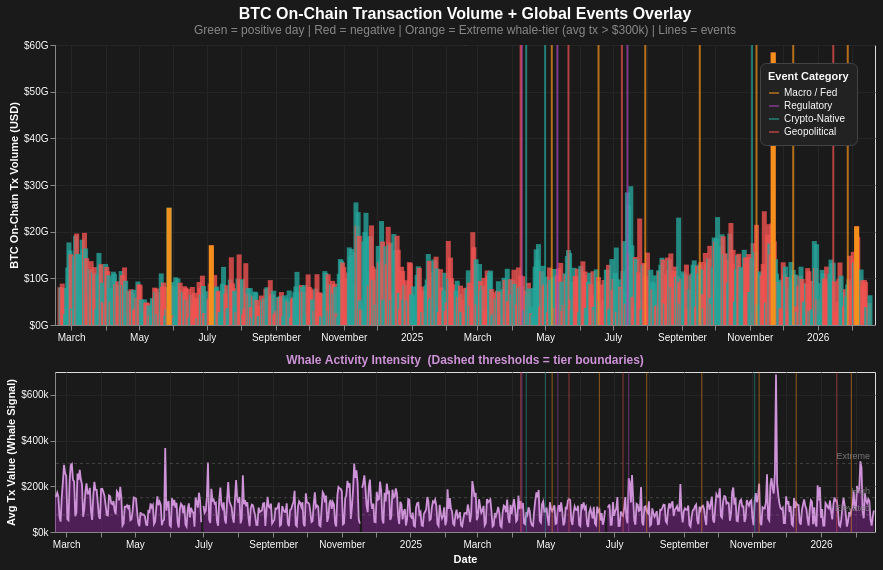

Notebook code for this chart:
### Code cell
ev_rules_bh = alt.Chart(ev_bh).mark_rule(strokeWidth=2, opacity=0.7).encode(
    x="date:T",
    color=alt.Color("cat_label:N",
        scale=alt.Scale(domain=CAT_DOMAIN, range=CAT_RANGE),
        legend=alt.Legend(title="Event Category", titleColor="white", labelColor="white",
                          orient="top-right")),
    tooltip=[alt.Tooltip("date:T", title="Event"), alt.Tooltip("label:N"),
             alt.Tooltip("btc_impact_pct:Q", format="+.2f", title="BTC 3d Impact %")]
)

# ── Top panel: tx volume bars + extreme whale highlights + events ──────────────
vol_bars_bh = alt.Chart(bh_plot).mark_bar(opacity=0.8).encode(
    x=alt.X("date:T", title=None),
    y=alt.Y("tx_volume_usd:Q", title="BTC On-Chain Tx Volume (USD)", axis=alt.Axis(format="$~s")),
    color=alt.condition(alt.datum.price_change_pct > 0, alt.value("#26a69a"), alt.value("#ef5350")),
    tooltip=[alt.Tooltip("date:T"), alt.Tooltip("tx_volume_usd:Q", format="$,.0f", title="Tx Volume"),
             alt.Tooltip("price_change_pct:Q", format="+.2f", title="Price %"),
             alt.Tooltip("avg_tx_value_usd:Q", format="$,.0f", title="Avg Tx Value"),
             alt.Tooltip("whale_tier:N", title="Whale Tier")]
)

extreme_overlay = alt.Chart(bh_plot[bh_plot["whale_tier"] == "Extreme"]).mark_bar(
    color="#f7931a", opacity=0.95
).encode(
    x="date:T",
    y=alt.Y("tx_volume_usd:Q"),
    tooltip=[alt.Tooltip("date:T"), alt.Tooltip("avg_tx_value_usd:Q", format="$,.0f", title="Avg Tx (EXTREME)"),
             alt.Tooltip("price_change_pct:Q", format="+.2f")]
)

vol_panel_bh = (vol_bars_bh + extreme_overlay + ev_rules_bh).properties(
    width=820, height=280,
    title=alt.TitleParams(
        "BTC On-Chain Transaction Volume + Global Events Overlay",
        subtitle=["Green = positive day | Red = negative | Orange = Extreme whale-tier (avg tx > $300k) | Lines = events"],
        color="white", subtitleColor="#888", fontSize=16
    )
)

# ── Bottom panel: continuous whale signal + tier thresholds ───────────────────
whale_area = alt.Chart(bh_plot).mark_area(
    color="#9c27b0", opacity=0.4, line={"color":"#ce93d8","strokeWidth":1.8}
).encode(
    x=alt.X("date:T", title="Date"),
    y=alt.Y("avg_tx_value_usd:Q", title="Avg Tx Value (Whale Signal)", axis=alt.Axis(format="$~s")),
    tooltip=[alt.Tooltip("date:T"), alt.Tooltip("avg_tx_value_usd:Q", format="$,.0f", title="Avg Tx Value"),
             alt.Tooltip("whale_tier:N", title="Whale Tier")]
)

thresh_df = pd.DataFrame([
    {"y":75_000,  "label":"Elevated"},
    {"y":150_000, "label":"High"},
    {"y":300_000, "label":"Extreme"},
])
thresh_lines = alt.Chart(thresh_df).mark_rule(
    strokeDash=[3,3], strokeWidth=1, opacity=0.45, color="#777"
).encode(y="y:Q")
thresh_text = alt.Chart(thresh_df).mark_text(
    align="right", dx=-5, dy=-7, fontSize=9, color="#777"
).encode(y="y:Q", x=alt.value(820), text="label:N")

whale_panel_bh = (whale_area + ev_rules_bh.mark_rule(opacity=0.45, strokeWidth=1.2) + thresh_lines + thresh_text).properties(
    width=820, height=160,
    title=alt.TitleParams("Whale Activity Intensity  (Dashed thresholds = tier boundaries)",
                          color="#ce93d8", fontSize=12)
)

alt.vconcat(vol_panel_bh, whale_panel_bh, spacing=10).configure(
    background="#1a1a1a"
).configure_axis(
    labelColor="white", titleColor="white", gridColor="#252525"
).configure_legend(
    labelColor="white", titleColor="white", fillColor="#222", strokeColor="#444",
    padding=8, cornerRadius=6
).configure_title(color="white")

### Figure 1 — Vega-Lite specification as saved in the notebook (floating-point values rounded to 4 significant figures; data arrays with more than 128 entries replaced by an {"elided": "..."} marker saying what was removed)
{"$schema": "https://vega.github.io/schema/vega-lite/v5.8.0.json", "config": {"axis": {"gridColor": "#252525", "labelColor": "white", "titleColor": "white"}, "background": "#1a1a1a", "legend": {"cornerRadius": 6, "fillColor": "#222", "labelColor": "white", "padding": 8, "strokeColor": "#444", "titleColor": "white"}, "title": {"color": "white"}, "view": {"continuousHeight": 300, "continuousWidth": 300}}, "datasets": {"data-83c9dcdb2f24366b5c28c96315182c3b": [{"label": "Elevated", "y": 75000}, {"label": "High", "y": 150000}, {"label": "Extreme", "y": 300000}], "data-89722e845f550f0fbd3a5c828e8435b2": {"elided": "730 records"}, "data-b62554df2fe5353b104868baea6165a0": [{"btc_impact_pct": 6.306, "cat_label": "Macro / Fed", "category": "macro", "color": "#f7931a", "date": "2025-05-07T00:00:00", "label": "Fed Holds Rates", "lat": 38.9, "lon": -77.03}, {"btc_impact_pct": -1.331, "cat_label": "Macro / Fed", "category": "macro", "color": "#f7931a", "date": "2025-06-18T00:00:00", "label": "Fed Holds Rates", "lat": 38.88, "lon": -76.98}, {"btc_impact_pct": -3.919, "cat_label": "Macro / Fed", "category": "macro", "color": "#f7931a", "date": "2025-07-30T00:00:00", "label": "Fed Holds Rates", "lat": 38.92, "lon": -77.06}, {"btc_impact_pct": -0.9481, "cat_label": "Macro / Fed", "category": "macro", "color": "#f7931a", "date": "2025-09-17T00:00:00", "label": "Fed Cuts -0.25%", "lat": 38.86, "lon": -77.01}, {"btc_impact_pct": 3.343, "cat_label": "Macro / Fed", "category": "macro", "color": "#f7931a", "date": "2025-11-07T00:00:00", "label": "Fed Holds Rates", "lat": 38.91, "lon": -77.04}, {"btc_impact_pct": -2.606, "cat_label": "Macro / Fed", "category": "macro", "color": "#f7931a", "date": "2025-12-10T00:00:00", "label": "Fed Holds Rates", "lat": 38.89, "lon": -76.97}, {"btc_impact_pct": -5.675, "cat_label": "Macro / Fed", "category": "macro", "color": "#f7931a", "date": "2026-01-28T00:00:00", "label": "Fed Holds Rates", "lat": 38.87, "lon": -77.02}, {"btc_impact_pct": 3.247, "cat_label": "Regulatory", "category": "regulatory", "color": "#ab47bc", "date": "2025-04-10T00:00:00", "label": "SEC Crypto Roundtable", "lat": 38.89, "lon": -77.05}, {"btc_impact_pct": -0.3843, "cat_label": "Regulatory", "category": "regulatory", "color": "#ab47bc", "date": "2025-05-12T00:00:00", "label": "Stablecoin Bill Debate", "lat": 38.88, "lon": -77.03}, {"btc_impact_pct": -0.3101, "cat_label": "Regulatory", "category": "regulatory", "color": "#ab47bc", "date": "2025-07-14T00:00:00", "label": "US Crypto Framework", "lat": 38.87, "lon": -77.01}, {"btc_impact_pct": 0.604, "cat_label": "Crypto-Native", "category": "crypto", "color": "#26a69a", "date": "2025-04-14T00:00:00", "label": "ETH Pectra Upgrade", "lat": 47.2, "lon": 8.54}, {"btc_impact_pct": 1.79, "cat_label": "Crypto-Native", "category": "crypto", "color": "#26a69a", "date": "2025-05-01T00:00:00", "label": "BTC $100k Reclaimed", "lat": 25.77, "lon": -80.19}, {"btc_impact_pct": -6.12, "cat_label": "Crypto-Native", "category": "crypto", "color": "#26a69a", "date": "2025-11-03T00:00:00", "label": "ETH ATH Retested", "lat": 40.71, "lon": -74.01}, {"btc_impact_pct": 9.315, "cat_label": "Geopolitical", "category": "geopolitical", "color": "#ef5350", "date": "2025-04-09T00:00:00", "label": "Tariff Pause 90d", "lat": 38.9, "lon": -77.1}, {"btc_impact_pct": -1.673, "cat_label": "Geopolitical", "category": "geopolitical", "color": "#ef5350", "date": "2025-05-22T00:00:00", "label": "US-China Trade Talks", "lat": 46.2, "lon": 6.15}, {"btc_impact_pct": 7.91, "cat_label": "Geopolitical", "category": "geopolitical", "color": "#ef5350", "date": "2025-07-09T00:00:00", "label": "Tariff Deadline", "lat": 38.85, "lon": -77.05}, {"btc_impact_pct": -1.967, "cat_label": "Geopolitical", "category": "geopolitical", "color": "#ef5350", "date": "2026-01-15T00:00:00", "label": "BRICS Summit", "lat": -22.91, "lon": -43.17}], "data-d5c9eda867814570eb42b26ea4239d7f": [{"avg_tx_value_usd": 367600.0, "date": "2024-05-28T00:00:00", "hash_rate": 562100000.0, "market_price_usd": 69370.0, "month": 5, "price_30d_avg": 64640.0, "price_7d_avg": 68980.0, "price_change_pct": 1.296, "tx_count": 596800.0, "tx_volume_usd": 25130000000.0, "volume_7d_avg": 8536000000.0, "whale_tier": "Extreme", "year": 2024}, {"avg_tx_value_usd": 304200.0, "date": "2024-07-05T00:00:00", "hash_rate": 481700000.0, "market_price_usd": 57030.0, "month": 7, "price_30d_avg": 64800.0, "price_7d_avg": 60850.0, "price_change_pct": -5.174, "tx_count": 490500.0, "tx_volume_usd": 17070000000.0, "volume_7d_avg": 7776000000.0, "whale_tier": "Extreme", "year": 2024}, {"avg_tx_value_usd": 689200.0, "date": "2025-11-22T00:00:00", "hash_rate": 1082000000.0, "market_price_usd": 85100.0, "month": 11, "price_30d_avg": 103000.0, "price_7d_avg": 91120.0, "price_change_pct": -1.585, "tx_count": 472300.0, "tx_volume_usd": 58390000000.0, "volume_7d_avg": 22640000000.0, "whale_tier": "Extreme", "year": 2025}, {"avg_tx_value_usd": 309400.0, "date": "2026-02-05T00:00:00", "hash_rate": 894400000.0, "market_price_usd": 73000.0, "month": 2, "price_30d_avg": 88460.0, "price_7d_avg": 78780.0, "price_change_pct": -3.474, "tx_count": 384600.0, "tx_volume_usd": 21140000000.0, "volume_7d_avg": 13640000000.0, "whale_tier": "Extreme", "year": 2026}]}, "spacing": 10, "vconcat": [{"height": 280, "layer": [{"data": {"name": "data-89722e845f550f0fbd3a5c828e8435b2"}, "encoding": {"color": {"condition": {"test": "(datum.price_change_pct > 0)", "value": "#26a69a"}, "value": "#ef5350"}, "tooltip": [{"field": "date", "type": "temporal"}, {"field": "tx_volume_usd", "format": "$,.0f", "title": "Tx Volume", "type": "quantitative"}, {"field": "price_change_pct", "format": "+.2f", "title": "Price %", "type": "quantitative"}, {"field": "avg_tx_value_usd", "format": "$,.0f", "title": "Avg Tx Value", "type": "quantitative"}, {"field": "whale_tier", "title": "Whale Tier", "type": "nominal"}], "x": {"field": "date", "title": null, "type": "temporal"}, "y": {"axis": {"format": "$~s"}, "field": "tx_volume_usd", "title": "BTC On-Chain Tx Volume (USD)", "type": "quantitative"}}, "mark": {"opacity": 0.8, "type": "bar"}}, {"data": {"name": "data-d5c9eda867814570eb42b26ea4239d7f"}, "encoding": {"tooltip": [{"field": "date", "type": "temporal"}, {"field": "avg_tx_value_usd", "format": "$,.0f", "title": "Avg Tx (EXTREME)", "type": "quantitative"}, {"field": "price_change_pct", "format": "+.2f", "type": "quantitative"}], "x": {"field": "date", "type": "temporal"}, "y": {"field": "tx_volume_usd", "type": "quantitative"}}, "mark": {"color": "#f7931a", "opacity": 0.95, "type": "bar"}}, {"data": {"name": "data-b62554df2fe5353b104868baea6165a0"}, "encoding": {"color": {"field": "cat_label", "legend": {"labelColor": "white", "orient": "top-right", "title": "Event Category", "titleColor": "white"}, "scale": {"domain": ["Macro / Fed", "Regulatory", "Crypto-Native", "Geopolitical"], "range": ["#f7931a", "#ab47bc", "#26a69a", "#ef5350"]}, "type": "nominal"}, "tooltip": [{"field": "date", "title": "Event", "type": "temporal"}, {"field": "label", "type": "nominal"}, {"field": "btc_impact_pct", "format": "+.2f", "title": "BTC 3d Impact %", "type": "quantitative"}], "x": {"field": "date", "type": "temporal"}}, "mark": {"opacity": 0.7, "strokeWidth": 2, "type": "rule"}}], "title": {"color": "white", "fontSize": 16, "subtitle": ["Green = positive day | Red = negative | Orange = Extreme whale-tier (avg tx > $300k) | Lines = events"], "subtitleColor": "#888", "text": "BTC On-Chain Transaction Volume + Global Events Overlay"}, "width": 820}, {"height": 160, "layer": [{"data": {"name": "data-89722e845f550f0fbd3a5c828e8435b2"}, "encoding": {"tooltip": [{"field": "date", "type": "temporal"}, {"field": "avg_tx_value_usd", "format": "$,.0f", "title": "Avg Tx Value", "type": "quantitative"}, {"field": "whale_tier", "title": "Whale Tier", "type": "nominal"}], "x": {"field": "date", "title": "Date", "type": "temporal"}, "y": {"axis": {"format": "$~s"}, "field": "avg_tx_value_usd", "title": "Avg Tx Value (Whale Signal)", "type": "quantitative"}}, "mark": {"color": "#9c27b0", "line": {"color": "#ce93d8", "strokeWidth": 1.8}, "opacity": 0.4, "type": "area"}}, {"data": {"name": "data-b62554df2fe5353b104868baea6165a0"}, "encoding": {"color": {"field": "cat_label", "legend": {"labelColor": "white", "orient": "top-right", "title": "Event Category", "titleColor": "white"}, "scale": {"domain": ["Macro / Fed", "Regulatory", "Crypto-Native", "Geopolitical"], "range": ["#f7931a", "#ab47bc", "#26a69a", "#ef5350"]}, "type": "nominal"}, "tooltip": [{"field": "date", "title": "Event", "type": "temporal"}, {"field": "label", "type": "nominal"}, {"field": "btc_impact_pct", "format": "+.2f", "title": "BTC 3d Impact %", "type": "quantitative"}], "x": {"field": "date", "type": "temporal"}}, "mark": {"opacity": 0.45, "strokeWidth": 1.2, "type": "rule"}}, {"data": {"name": "data-83c9dcdb2f24366b5c28c96315182c3b"}, "encoding": {"y": {"field": "y", "type": "quantitative"}}, "mark": {"color": "#777", "opacity": 0.45, "strokeDash": [3, 3], "strokeWidth": 1, "type": "rule"}}, {"data": {"name": "data-83c9dcdb2f24366b5c28c96315182c3b"}, "encoding": {"text": {"field": "label", "type": "nominal"}, "x": {"value": 820}, "y": {"field": "y", "type": "quantitative"}}, "mark": {"align": "right", "color": "#777", "dx": -5, "dy": -7, "fontSize": 9, "type": "text"}}], "title": {"color": "#ce93d8", "fontSize": 12, "text": "Whale Activity Intensity  (Dashed thresholds = tier boundaries)"}, "width": 820}]}
